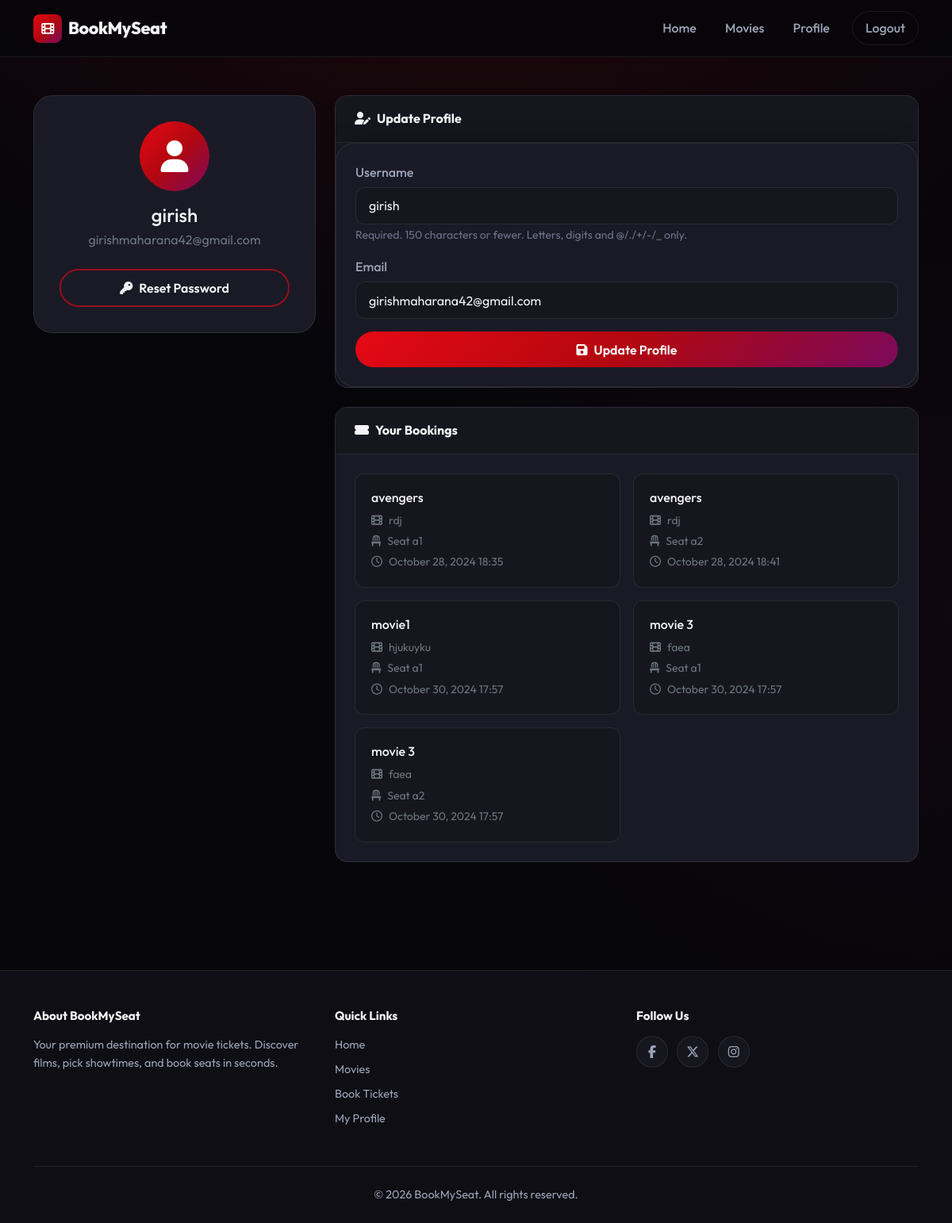
The page /users/profile/ (signed in) on the database its author committed.
### movies/models.py (models this page shows, shortened)
class Booking(models.Model):
    user=models.ForeignKey(User,on_delete=models.CASCADE)
    seat=models.OneToOneField(Seat,on_delete=models.CASCADE)
    movie=models.ForeignKey(Movie,on_delete=models.CASCADE)
    theater=models.ForeignKey(Theater,on_delete=models.CASCADE)
    booked_at=models.DateTimeField(auto_now_add=True)

class Movie(models.Model):
    name= models.CharField(max_length=255)
    image= models.ImageField(upload_to="movies/")
    rating = models.DecimalField(max_digits=3,decimal_places=1)
    cast= models.TextField()
    description= models.TextField(blank=True,null=True) # optional

class Theater(models.Model):
    name = models.CharField(max_length=255)
    movie = models.ForeignKey(Movie,on_delete=models.CASCADE,related_name='theaters')
    time= models.DateTimeField()

class Seat(models.Model):
    theater = models.ForeignKey(Theater,on_delete=models.CASCADE,related_name='seats')
    seat_number = models.CharField(max_length=10)
    is_booked=models.BooleanField(default=False)

### users/views.py (the view)
# urls.py: path('profile/', profile, name='profile'),
@login_required
def profile(request):
    bookings= Booking.objects.filter(user=request.user)
    if request.method == 'POST':
        u_form = UserUpdateForm(request.POST, instance=request.user)
        if u_form.is_valid():
            u_form.save()
            return redirect('profile')
    else:
        u_form = UserUpdateForm(instance=request.user)
    return render(request, 'users/profile.html', {'u_form': u_form,'bookings':bookings})

### users/forms.py
class UserUpdateForm(forms.ModelForm):
    email = forms.EmailField()
    class Meta:
        model = User
        fields = ['username', 'email']

### templates/users/profile.html (shortened to what this page needs)
{% extends "users/basic.html" %}
{% block content %}
<section class="container py-4 py-lg-5">
  <section class="row g-4">
    <section class="col-lg-4">
      <section class="profile-sidebar">
        <span class="profile-avatar"><i class="fas fa-user"></i></span>
        <h2 class="h4 mb-1">{{ user.username }}</h2>
        <p class="text-secondary mb-4">{{ user.email }}</p>
        <a href="{% url 'password_reset' %}" class="btn btn-cinema-outline w-100">
          <i class="fas fa-key me-2"></i>Reset Password
        </a>
      </section>
    </section>
    <section class="col-lg-8">
      <section class="panel-card">
        <header class="panel-card-header">
          <i class="fas fa-user-edit me-2"></i>Update Profile
        </header>
        <section class="panel-card-body auth-card">
          <form method="post">
            {% for field in u_form %}
            <section class="mb-3">
              <label for="{{ field.id_for_label }}" class="form-label">{{ field.label }}</label>
              {{ field }}
              {% if field.help_text %}
              <small class="form-text">{{ field.help_text }}</small>
              {% endif %}
            </section>
            {% endfor %}
            <button class="btn btn-cinema w-100" type="submit">
              <i class="fas fa-save me-2"></i>Update Profile
            </button>
          </form>
        </section>
      </section>
      <section class="panel-card">
        <header class="panel-card-header">
          <i class="fas fa-ticket-alt me-2"></i>Your Bookings
        </header>
        <section class="panel-card-body">
          {% if bookings %}
          <section class="row g-3">
            {% for booking in bookings %}
            <section class="col-md-6">
              <article class="booking-ticket">
                <h3 class="h6 mb-2">{{ booking.movie.name }}</h3>
                <p class="text-secondary small mb-1">
                  <i class="fas fa-film me-2"></i>{{ booking.theater.name }}
                </p>
                <p class="text-secondary small mb-1">
                  <i class="fas fa-chair me-2"></i>Seat {{ booking.seat.seat_number }}
                </p>
                <p class="text-secondary small mb-0">
                  <i class="far fa-clock me-2"></i>{{ booking.booked_at|date:"F d, Y H:i" }}
                </p>
              </article>
            </section>
            {% endfor %}
          </section>
          {% else %}
          <section class="empty-state py-4">
            <i class="fas fa-ticket-alt d-block"></i>
            <p class="mb-0">No bookings yet. Time to plan your next movie night!</p>
          </section>
          {% endif %}
        </section>
      </section>
    </section>
  </section>
</section>
{% endblock %}

### static/css/main.css (style rules this page uses)
:root { --bg-deep: #06060a; --bg-surface: #0e0e14; --bg-elevated: #16161f; --bg-card: #1a1a26; --border-subtle: rgba(255, 255, 255, 0.08); --border-glow: rgba(229, 9, 20, 0.45); --text-primary: #f4f4f8; --text-secondary: #9ca3b8; --text-muted: #6b7289; --accent: #e50914; --accent-hover: #ff1a27; --accent-gold: #f5c518; --gradient-brand: linear-gradient(135deg, #e50914 0%, #b20710 50%, #7b0a5c 100%); --gradient-card: linear-gradient(145deg, rgba(229, 9, 20, 0.12) 0%, transparent 60%); --gradient-hero: linear-gradient(180deg, transparent 0%, var(--bg-deep) 100%); --shadow-card: 0 8px 32px rgba(0, 0, 0, 0.45); --shadow-hover: 0 20px 48px rgba(229, 9, 20, 0.2); --radius-sm: 8px; --radius-md: 12px; --radius-lg: 16px; --radius-xl: 24px; --font: 'Outfit', system-ui, sans-serif; --nav-height: 72px; --transition: 0.3s cubic-bezier(0.4, 0, 0.2, 1); }
*, *::before, *::after { box-sizing: border-box; }
html { scroll-behavior: smooth; }
body { font-family: var(--font); background: var(--bg-deep); color: var(--text-primary); line-height: 1.6; min-height: 100vh; display: flex; flex-direction: column; background-image: radial-gradient(ellipse 80% 50% at 50% -20%, rgba(229, 9, 20, 0.15), transparent), radial-gradient(ellipse 60% 40% at 100% 50%, rgba(123, 10, 92, 0.08), transparent); }
.btn-cinema { background: var(--gradient-brand); border: none; color: #fff; font-weight: 600; padding: 0.65rem 1.5rem; border-radius: 999px; transition: transform var(--transition), box-shadow var(--transition); }
.btn-cinema-outline { background: transparent; border: 2px solid rgba(229, 9, 20, 0.6); color: var(--text-primary); font-weight: 600; padding: 0.6rem 1.4rem; border-radius: 999px; transition: background var(--transition), border-color var(--transition), transform var(--transition); }
.auth-card { background: var(--bg-card); border: 1px solid var(--border-subtle); border-radius: var(--radius-xl); overflow: hidden; box-shadow: var(--shadow-card); }
.form-label { font-weight: 500; color: var(--text-secondary); margin-bottom: 0.35rem; }
.form-control, .form-select, .auth-card input[type="text"], .auth-card input[type="email"], .auth-card input[type="password"], .auth-card textarea, .auth-card select { background: var(--bg-elevated) !important; border: 1px solid var(--border-subtle) !important; color: var(--text-primary) !important; border-radius: var(--radius-md) !important; padding: 0.65rem 1rem !important; transition: border-color var(--transition), box-shadow var(--transition) !important; }
.form-text { color: var(--text-muted) !important; }
.profile-sidebar { background: var(--bg-card); border: 1px solid var(--border-subtle); border-radius: var(--radius-xl); padding: 2rem; text-align: center; }
.profile-avatar { width: 88px; height: 88px; border-radius: 50%; background: var(--gradient-brand); display: flex; align-items: center; justify-content: center; margin: 0 auto 1rem; font-size: 2.5rem; color: #fff; }
.booking-ticket { background: var(--bg-elevated); border: 1px solid var(--border-subtle); border-radius: var(--radius-md); padding: 1.25rem; height: 100%; transition: border-color var(--transition); }
.panel-card { background: var(--bg-card); border: 1px solid var(--border-subtle); border-radius: var(--radius-lg); overflow: hidden; margin-bottom: 1.5rem; }
.panel-card-header { padding: 1rem 1.5rem; font-weight: 700; border-bottom: 1px solid var(--border-subtle); background: var(--bg-elevated); }
.panel-card-body { padding: 1.5rem; }

### rows shown on the page
Booking: movie.name "avengers", theater.name "rdj", seat.seat_number "a1", booked_at "October 28, 2024 18:35"
Booking: movie.name "avengers", theater.name "rdj", seat.seat_number "a2", booked_at "October 28, 2024 18:41"
Booking: movie.name "movie1", theater.name "hjukuyku", seat.seat_number "a1", booked_at "October 30, 2024 17:57"
Booking: movie.name "movie 3", theater.name "faea", seat.seat_number "a1", booked_at "October 30, 2024 17:57"
Booking: movie.name "movie 3", theater.name "faea", seat.seat_number "a2", booked_at "October 30, 2024 17:57"

### other values the page prints
{{ user.username }} "girish"
{{ user.email }} "girishmaharana42@gmail.com"
{{ field.label }} "Username" "Email"
{{ field.help_text }} "Required. 150 characters or fewer. Letters, digits and @/./+/-/_ only."
